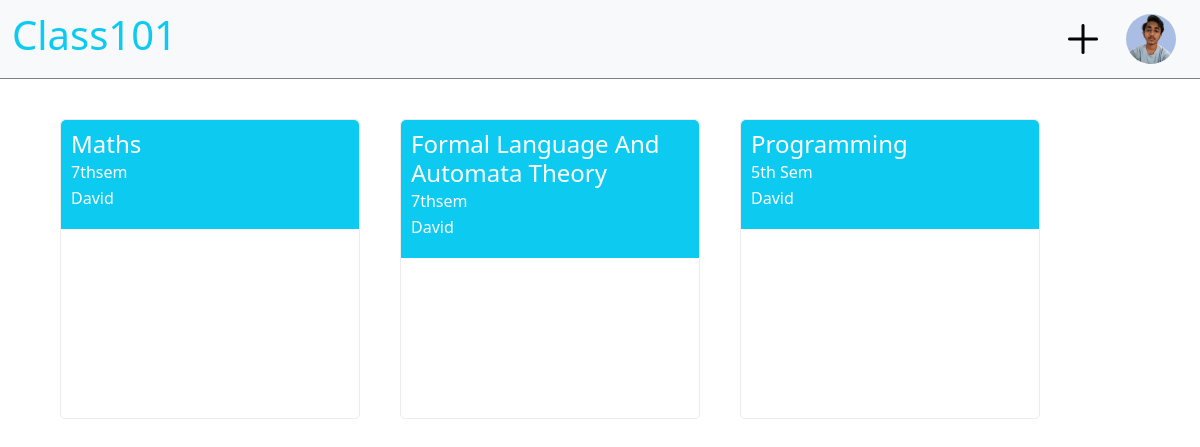
The app's page /teacher_portal/teacher_detail/ (signed in), older data.
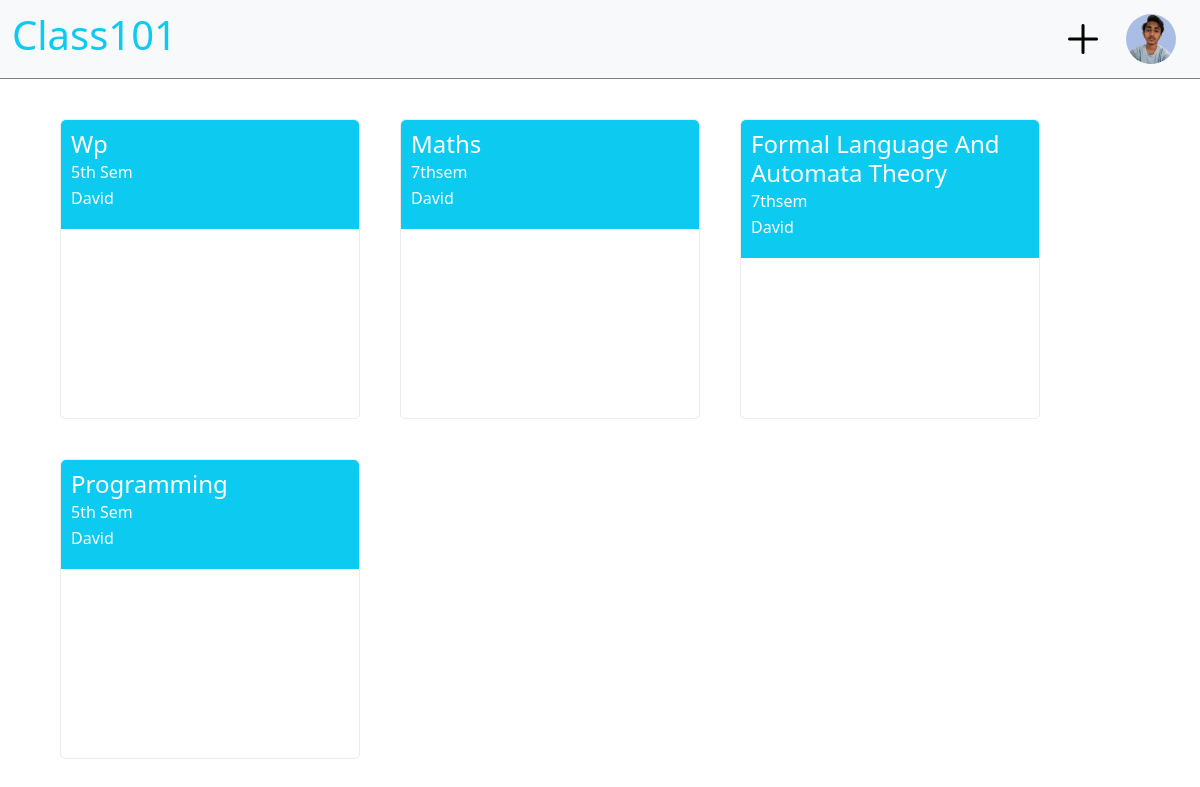
The same page, newer data.
### account/models.py (models this page shows, shortened)
class Teacher(models.Model):
    user = models.OneToOneField(User,on_delete=models.CASCADE,primary_key=True,related_name='Teacher')
    name = models.CharField(max_length=250)
    email = models.EmailField(max_length=254)
    phone = models.IntegerField()
    teacher_profile_pic = models.ImageField(upload_to="classroom/teacher_profile_pic",blank=True)
    class_students = models.ManyToManyField(Student)

class User(AbstractUser):
    is_student = models.BooleanField(default=False)
    is_teacher = models.BooleanField(default=False)

### TeacherPortal/models.py (models this page shows, shortened)
class CreateClass(models.Model):
    teacher = models.ForeignKey(Teacher,related_name="class_teacher",on_delete=models.CASCADE,null=True)
    student = models.ManyToManyField(Student)
    class_name = models.CharField(max_length=255,null=False)
    section = models.CharField(max_length=255)
    subject_name = models.CharField(max_length=255)

### TeacherPortal/views.py (the view, shortened to what this page needs)
# urls.py: path('teacher_detail/',views.teacherDetail,name="teacher_detail"),
def teacherDetail(request):
    teacher = Teacher.objects.get(user=request.user)
    teacher_name = request.user.username
    classes = reversed(CreateClass.objects.filter(teacher=teacher))
    context = {
        'teacher':teacher,
        'teacher_name':teacher_name,
        'classes':classes
    }
    return render(request,'TeacherPortal/teacher_detail_page.html',context)

### TeacherPortal/templates/TeacherPortal/teacher_detail_page.html (shortened to what this page needs)
{% load static %}
<!DOCTYPE html>
<html lang="en">
  <head>
    <link
      rel="stylesheet"
      href="{% static './TeacherPortal/css/teacher_detail_page.css' %}"
    />
    <link href="https://cdn.jsdelivr.net/npm/bootstrap@5.2.0/dist/css/bootstrap.min.css" rel="stylesheet">
  </head>
  <body>
    <nav class="navbar navbar-expand-lg bg-light">
      <div class="container-fluid">
        <h1><a href="#" class="text-info" style="text-decoration:none ;">Class101</a></h1>
        <div>
          <button id="create-class-btn" class="btn border-0">
            <img style="width: 30px; height:30px;"
              src="{% static './TeacherPortal/images/plus.png' %}"
              alt="Make-class"
            />
          </button>
          <button class="btn border-0"  id="profile-btn" data-bs-toggle="modal" data-bs-target="#profileModal">
            {% if teacher.teacher_profile_pic %}
              <img style="width: 50px; height:50px; border-radius: 50%;" src="{{ teacher.teacher_profile_pic.url }}" alt="">
            {% else %}
              <img style="width: 50px; height:50px; border-radius: 50%;"
              src="{% static './TeacherPortal/images/user.png' %}"
              alt="Profile"
              />
            {% endif %}
          </button>
       </div>
      </div>
    </nav>
    <section id="classes-section">
      <div id="classroom">
        {% for class in classes %}
        <div class="class-cards">
          <div
            class="class-name bg-info"
          >
            <h4>
              <a href="{% url 'teacher_portal:class_detail' class.id %}">{{class.subject_name}}</a>
            </h4>
            <p>{{class.class_name}}</p>
            <p>{{teacher_name}}</p>
          </div>
        </div>
        {% endfor %}
      </div>
    </section>
  </body>
</html>

### static/TeacherPortal/css/teacher_detail_page.css (style rules this page uses)
* { margin: 0; padding: 0; }
nav { border-bottom: 1px solid gray; padding: 1em; }
#classes-section { width: 90%; margin: auto; margin-top: 40px; }
#classroom { display: flex; flex-wrap: wrap; flex-basis: auto; gap: 40px; }
.class-cards { width: 300px; height: 300px; border: 0.5px solid rgb(236, 236, 236); border-radius: 5px; }
.class-name { border-top-left-radius: 5px; border-top-right-radius: 5px; height: fit-content; padding: 10px; display: flex; line-height: 10px; flex-direction: column; column-gap: 15px; color: white; text-transform: capitalize; }
.class-name > h4 > a { font-size: 1em; text-decoration: none; color: white; }

Row changes from the older to the newer data that the page shows:
added CreateClass: subject_name "Wp", class_name "5th Sem", {{ teacher_name }} "David"
